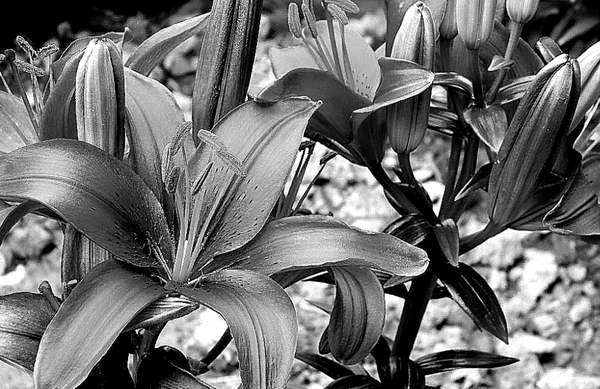
#> input picture Alumnos/Roberto Acevedo/Screen_Shot_2012-05-24_at_11.48.39_AM_grande.png, 600 x 389 px, found by its file name
$ jupyter execute --allow-errors Tarea2+Roberto+Acevedo.ipynb   (shell and % lines are left out)
#> lines starting #> are read from the running program, lines starting #| are printed output that depends on the picture
[cell 1]
###Proyecto 2

##Parte 1 Teoría en Algebra Lineal y Optimización

[cell 2]
#1. ¿Por qué una matriz equivale a una transformación lineal entre espacios vectoriales?
#R. Porque se pueden ver las columnas de la matriz como la evaluación de la transformación lineal
#   en los vectores canónicos. Y si multiplicamos cualquier vector de la misma dimensión de la base de la
#   transformación por la matriz asociada, se obtiene el vector evaluado en la transformación lineal.

[cell 3]
#2. ¿Cuál es el efecto de transformación lineal de una matriz diagonal y el de una matriz ortogonal?
#R. Las matrices diagonales "expanden" un espacio vectorial, mientras que las matrices ortogonales lo "rotan"

[cell 4]
#3. ¿Qué es la descomposición en valores singulares de una matriz?
#R. Es una manera más simple de representar la matriz. Consiste en descomponer la matriz inicial en 3 matrices, una
#   diagonal (si la Matriz es cuadrada) o cuasidiagonal que incluye los valores singulares, y dos ortogonales que
#   incluyen los eigenvectores. De tal manera que A(mxn) = S(mxm)*D(mxn)*V(nxn)

[cell 5]
#4. ¿Qué es diagonalizar una matriz y que representan los eigenvectores?
#R. Es una manera más simple de representar la matriz. Consiste en descomponer la matriz inicial en 2 matrices, una
#   diagonal que incluye los valores singulares y una matriz P invertible que incluye los eigenvectores. De tal manera
#   que A(nxn) = P(nxn)*D(nxn)*P-1(nxn). Los eigenvectores representan las columnas de la matriz P y son una base de la
#   transformación lineal

[cell 6]
#5. ¿Intuitivamente qué son los eigenvectores?
#R. Intuitivamante, los eigenvectores representan las direcciones de rotación del espacio vectorial ó los "nuevos" ejes
#   con los que se puede representar la transformación.

[cell 7]
#6. ¿Cómo interpretas la descomposición en valores singulares como una composición de tres tipos de transformaciones
#   lineales simples?
#R. Como una rotación, una expansión o reescalamiento y nuevamente una rotación

[cell 8]
#7. ¿Qué relación hay entre la descomposición en valores singulares y la diagonalización?
#R. La intención es la misma, descomponer la matriz utilizando los valores singulares y los eigenvectores, sin embargo
#   la diagonalización se utiliza en el caso de matrices cuadradas, mientras que la descomposición es para matrices no
#   cuadradas.

[cell 9]
#8. ¿Cómo se usa la descomposición en valores singulares para dar un aproximación de rango menor a una matriz?
#R. Llevando a 0 el menor valor singular de la matriz diagonal (D). Es decir, "colapsando" la dimensión que tiene menor
#   variación en la imagen de la transformación.

[cell 10]
#9. Describe el método de minimización por descenso gradiente
#R. Consiste en elegir cualquier punto perteneciente al espacio vectorial definido por la función que se desea minimizar
#   y empezar a restarle "alpha" veces el gradiente evaluado en la nueva posición de la función, hacerlo iterativamente
#   hasta encontrar el mínimo. El factor "alpha" representa el tamaño de paso, y es necesario verificar que existe
#   convergencia.

[cell 11]
#10. Menciona 4 ejemplo de problemas de optimización (dos con restricciones y dos sin restricciones) que te parecan
#    interesantes como Científico de Datos
# R. 1) Maximizar la sensibilidad de un modelo que prediga si una persona puede desarrollar diabetes utilizando
#    variables antropometricas y genéticas.
#    2) Encontrar el mejor modelo de atención que minimice los costos asociados a las complicaciones de un paciente
#    diabético.
#    3) Maximizar la salud de los pacientes eligiendo la cantidad y el tipo de medicamentos que se deben suministrar,
#    sujeto a un presupuesto.
#    4) Encontrar el modelo de atención adecuado que minimice el tiempo de espera de los pacientes en un hospital,
#    sujeto a una cantidad específica de personal de atención.

[cell 12]
##Parte 2 Aplicaciones en Python

# 1. Ejercicio descomposición SVD de imagen

[cell 13]
# Recibir el path de un archivo de imagen png y convertirlo en una matriz numérica que represente a la versión en blanco y negro de la imagen
import matplotlib.pyplot as plt
import numpy as np
import time
from PIL import Image
# Se debe de escribir el path de la imagen guardado. El que aparece actualmente está en mi computadora
img = Image.open('C:\\Users\\Roberto\\Documents\\Maestria Ciencia de Datos\\GitPropDataScience\\PropedeuticoDataScience2017\\Alumnos\\Roberto Acevedo\\Screen_Shot_2012-05-24_at_11.48.39_AM_grande.png')
#> img is the input picture: PIL image 600x389 RGB; min 0, max 255, mean 110.8
imggray = img.convert('LA')
imgmat = np.array(list(imggray.getdata(band=0)), float)
imgmat.shape = (imggray.size[1], imggray.size[0])
imgmat = np.matrix(imgmat)
plt.figure(figsize=(9,6))
plt.imshow(imgmat, cmap='gray');

[cell 14]
# Realizar y verificar la descomposición svd
U, sigma, V = np.linalg.svd(imgmat)
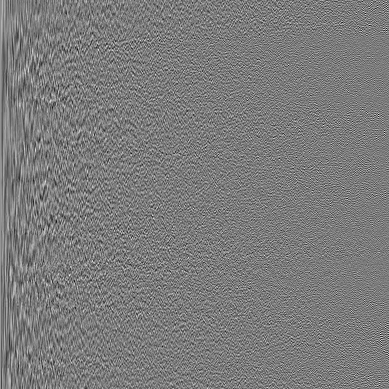
#> U: shape (389, 389) float64; min -0.252, max 0.266, mean 0.000159; drawn with min black and max white
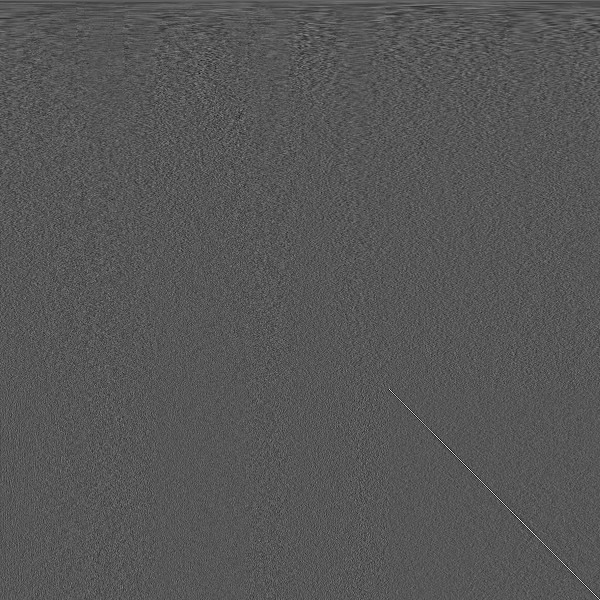
#> V: shape (600, 600) float64; min -0.292, max 0.564, mean 6.56e-05; drawn with min black and max white
#> sigma = 389 values, max 54846 at index 0, min 47.16 at index 388, mean 996.2

[cell 15]
U

[cell 16]
U.shape
#> Out = (389, 389)

[cell 17]
sigma
#> Out has the same summary as sigma

[cell 18]
sigma.shape
#> Out = (389,)

[cell 19]
V

[cell 20]
V.shape
#> Out = (600, 600)

[cell 21]
# Usar la descomposición para dar una aproximación de grado k de la imagen
reconstimg = np.matrix(U[:, :1]) * np.diag(sigma[:1]) * np.matrix(V[:1, :])
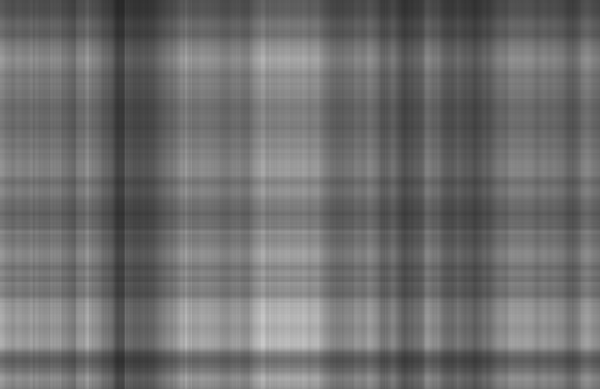
#> reconstimg: shape (389, 600) float64; min 39.76, max 201.6, mean 110.7
plt.imshow(reconstimg, cmap='gray');

[cell 22]
for i in range(2, 4):
    reconstimg = np.matrix(U[:, :i]) * np.diag(sigma[:i]) * np.matrix(V[:i, :])
    plt.imshow(reconstimg, cmap='gray')
    title = "n = %s" % i
    plt.title(title)
    plt.show()
#> this loop made 2 passes
#> pass 1, `reconstimg = np.matrix(U[:, :i]) * np.diag(sigma[:i]) * np.matrix(V[:i..`:
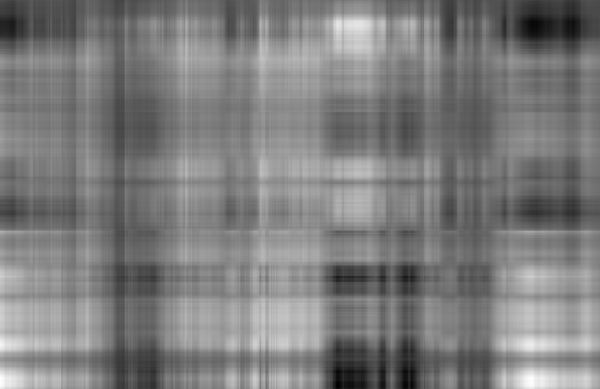
#> reconstimg: shape (389, 600) float64; min -29.02, max 256.3, mean 110.8; drawn with min black and max white
#> pass 2, `reconstimg = np.matrix(U[:, :i]) * np.diag(sigma[:i]) * np.matrix(V[:i..`:
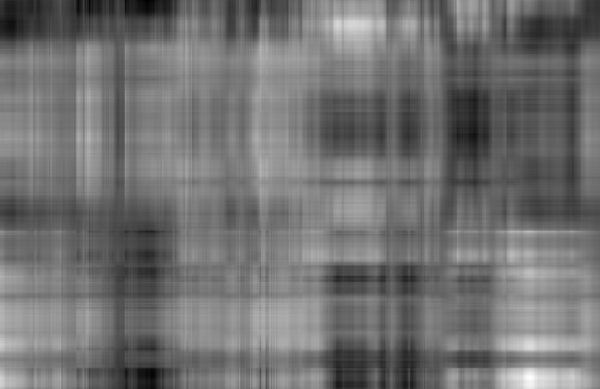
#> reconstimg: shape (389, 600) float64; min -46.47, max 307.6, mean 110.8; drawn with min black and max white

[cell 23]
# Para alguna imagen de su elección, elegir distintos valores de aproximación a la imagen original.
for i in range(5, 51, 5):
    reconstimg = np.matrix(U[:, :i]) * np.diag(sigma[:i]) * np.matrix(V[:i, :])
    plt.imshow(reconstimg, cmap='gray')
    title = "n = %s" % i
    plt.title(title)
    plt.show()
#> this loop made 10 passes
#> pass 1, `reconstimg = np.matrix(U[:, :i]) * np.diag(sigma[:i]) * np.matrix(V[:i..`:
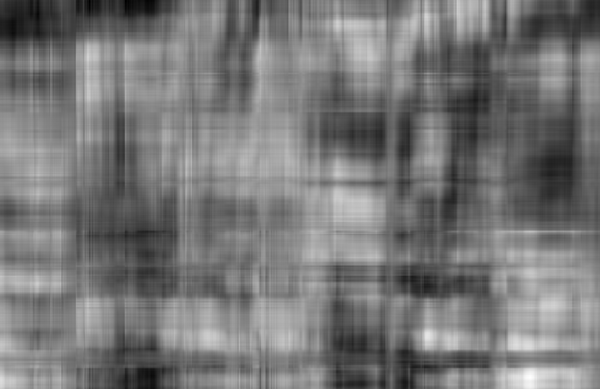
#> reconstimg: shape (389, 600) float64; min -57.05, max 302.2, mean 110.8; drawn with min black and max white
#> pass 2, `reconstimg = np.matrix(U[:, :i]) * np.diag(sigma[:i]) * np.matrix(V[:i..`:
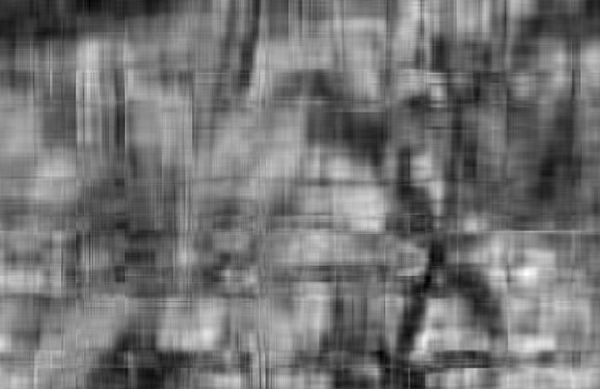
#> reconstimg: shape (389, 600) float64; min -66.6, max 326.5, mean 110.8; drawn with min black and max white
#> pass 3, `reconstimg = np.matrix(U[:, :i]) * np.diag(sigma[:i]) * np.matrix(V[:i..`:
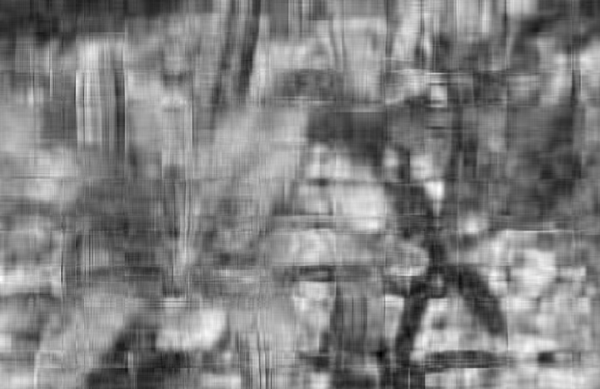
#> reconstimg: shape (389, 600) float64; min -80.24, max 299.4, mean 110.8; drawn with min black and max white

[cell 24]
# Contestar, ¿qué tiene que ver este proyecto con compresión de imágenes?
# R. Se puede apreciar que la proximación a la imagen original tiene que ver con la resolución de la imagen, es decir,
#    a mayor aproximación, mayor definición. Tambien se aprendió que la aproximación usando descomposición SVD puede
#    reducir significativamente la cantidad necesaria de información para poder replicar la imagen

[cell 25]
# 2.  Aplicación a pseudoinversa y sistemas de ecuaciones

[cell 26]
# Programar una función que dada cualquier matriz devuelva la pseudainversa usando la descomposición SVD. Hacer otra función que resuelva cualquier sistema de ecuaciones de la forma Ax=b usando esta pseudoinversa.
import numpy as np
from numpy.linalg import pinv
from numpy import transpose, dot
def calcpseudoinv(Array):
    MtxPsInv = pinv(Array)
    return MtxPsInv
def solucion(Array,b):
    nrenArray = len(Array)
    nrenb = len(b)
    if nrenArray != nrenb:
        raise Exception("El sistema no tiene solución")
    U, sigma, V = np.linalg.svd(Array)
    MtxPsInv = pinv(Array)
    Vt = V.transpose()
    Ut = U.transpose()
    solucion = dot(Vt,dot(MtxPsInv,dot(Ut,b)))
    return solucion

[cell 27]
A=np.array([[1,2,3],[4,5,6],[7,8,9]])

[cell 28]
A

[cell 29]
calcpseudoinv(A)

[cell 30]
B=np.array([[1,1],[0,0]])

[cell 31]
c=np.array([[1],[1]])

[cell 32]
solucion(B,c)

[cell 33]
A=np.array([[1,1],[0,1e-32]])

[cell 34]
A

[cell 35]
solucion(A,c)

[cell 36]
# 3.  Pandas

[cell 37]
# Programar un script que lea el archivo study_vs_sat.csv y lo almacene como un data frame de pandas.

[cell 38]
# Programar un script que lea el archivo study_vs_sat.csv y lo almacene como un data frame de pandas.
import numpy as np
import pandas as pd
#> (the rest of this cell did not finish here and is left out)

[cell 39]
v_study_hours= np.array([0 for l in range(20)])
#> (the rest of this cell did not finish here and is left out)

[cell 40]
v_study_hours

#> (a cell that did not finish here is left out)

[cell 42]
def prediccion(alpha, beta,vec):
        "Devuelve la pseudoinversa a partir de la SVD"
#> called with alpha = 2, beta = 3, vec = array of shape (20,)
        prediccion= np.array([0 for l in range(20)])
        for i in range(20):
            prediccion[i]=alpha+beta*vec[i]
        return prediccion
